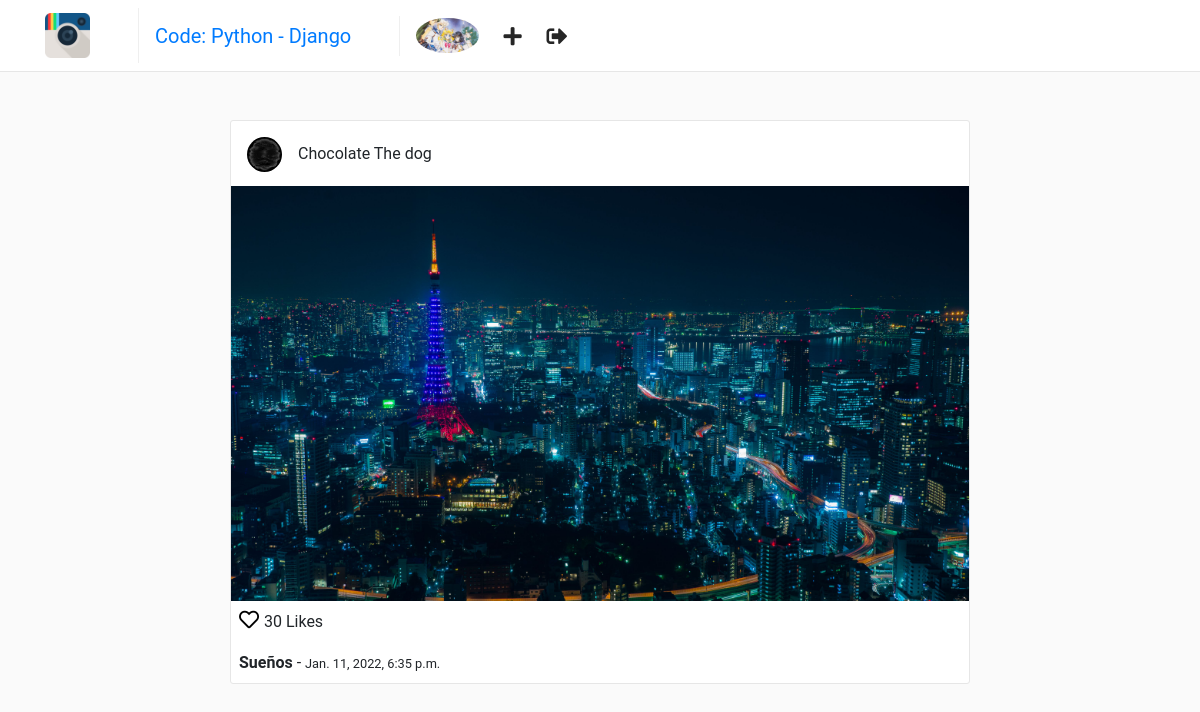
The page /posts/5/ (signed in) on the database its author committed.
### users/models.py (models this page shows, shortened)
class Profile(models.Model):
    user = models.OneToOneField(User, on_delete=models.CASCADE)
    webside = models.URLField(max_length=200, blank=True)
    biography = models.TextField(blank=True)
    phone_number = models.CharField(max_length=15, blank=True)
    picture = models.ImageField(
        upload_to='users/pictures',
        blank=True,
        null=True,
        )
    created = models.DateTimeField(auto_now_add=True)
    modified = models.DateTimeField(auto_now = True)

### posts/models.py (models this page shows, shortened)
class Post(models.Model):
    user = models.ForeignKey(User, on_delete=models.CASCADE)
    profile = models.ForeignKey('users.Profile', on_delete=models.CASCADE)
    title = models.CharField(max_length=255)
    photo = models.ImageField(upload_to='posts/photos')
    created = models.DateTimeField(auto_now_add=True)
    modified = models.DateTimeField(auto_now=True)

### posts/views.py (the view)
class PostDetailView(LoginRequiredMixin, DetailView):
    template_name = 'posts/detail.html'
    queryset = Post.objects.all()
    context_object_name = 'post'

### templates/posts/detail.html (shortened to what this page needs)
{% extends 'base.html' %}
{% block container %}
    <div class="container">
        <div class="row">
            {% include 'posts/post_card.html' %}
        </div>
    </div>
{% endblock %}

### templates/nav.html
{% load static %}
<nav class="navbar navbar-expand-lg fixed-top" id="main-navbar">
    <div class="container">
        <a class="navbar-brand pr-5" style="border-right: 1px solid #efefef;" href="{% url 'posts:Feed' %}">
            <img src="{% static 'img/copygram.png' %}" height="45" class="d-inline-block align-top"/>
        </a>
        <a
        class="navbar-brand pr-5"
        style="border-right: 1px solid #efefef;"
        href="https://github.com/NicolasImplant/python-django"> Code: Python - Django </a>
        <div class="collapse navbar-collapse">
            <ul class="navbar-nav mr-auto">
                <li class="nav-item">
                    <a href="{% url 'users:detail' request.user.username %}">
                        {% if request.user.profile.picture  %}
                        <img src="{{request.user.profile.picture.url}}" height="35" class="d-inline-block align-top rounded-circle"/>
                        {% else %}
                        <img src="{% static 'img/default-profile.png' %}" height="35" class="d-inline-block align-top rounded-circle"/>
                        {% endif %}
                    </a>
                </li>
                <li class="nav-item nav-icon">
                    <a href="{% url 'posts:New_Post' %}">
                        <i class="fas fa-plus"></i>
                    </a>
                </li>
                <li class="nav-item nav-icon">
                    <a href="{% url 'users:Logout' %}">
                        <i class="fas fa-sign-out-alt"></i>
                    </a>
                </li>
            </ul>
        </div>
    </div>
</nav>

### templates/posts/post_card.html
<div class="col-sm-12 col-md-8 offset-md-2 mt-5 p-0 post-container" >
    <div class="media pt-3 pl-3 pb-1" >
        <a href="{% url 'users:detail' post.user.username %}">
            <img
            class="mr-3 rounded-circle"
            height="35"
            src="{{post.profile.picture.url}}"
            alt="{{post.user.get_full_name}}">
        </a>
        <div class="media-body">
            <p style="margin-top: 5px;">{{post.user.get_full_name}}</p>
        </div>
    </div>
    <img style="width: 100%" src="{{post.photo.url}}" alt="{{post.title}}" />
    <p class="mt-1 ml-2">
        <a href="" style="color: #000; font-size: 20px;">
            <i class="far fa-heart"></i>
        </a>30 Likes
    </p>
    <p class="ml-2 mt-0 mb-2">
        <b>{{post.title}}</b> - <small>{{post.created}}</small>
    </p>
</div>

### static/css/main.css (style rules this page uses)
html, body { background: #fafafa; height: 100%; width: 100%; font-family: 'Roboto', sans-serif; }
#main-navbar { background: #fff; border-bottom: 1px solid rgba(0,0,0,.0975); }
.post-container { background: #fff; border: 1px solid #e6e6e6; border-radius: 3px; }
.nav-icon a { color: #262626; font-size: 1.3em; display: block; margin-top: .2em; margin-left: 1.2em; font-weight: 100; }

### rows shown on the page
Post: profile.picture (picture), user.get_full_name "Chocolate The dog", photo (picture), title "Sueños", created "Jan. 11, 2022, 6:35 p.m."
